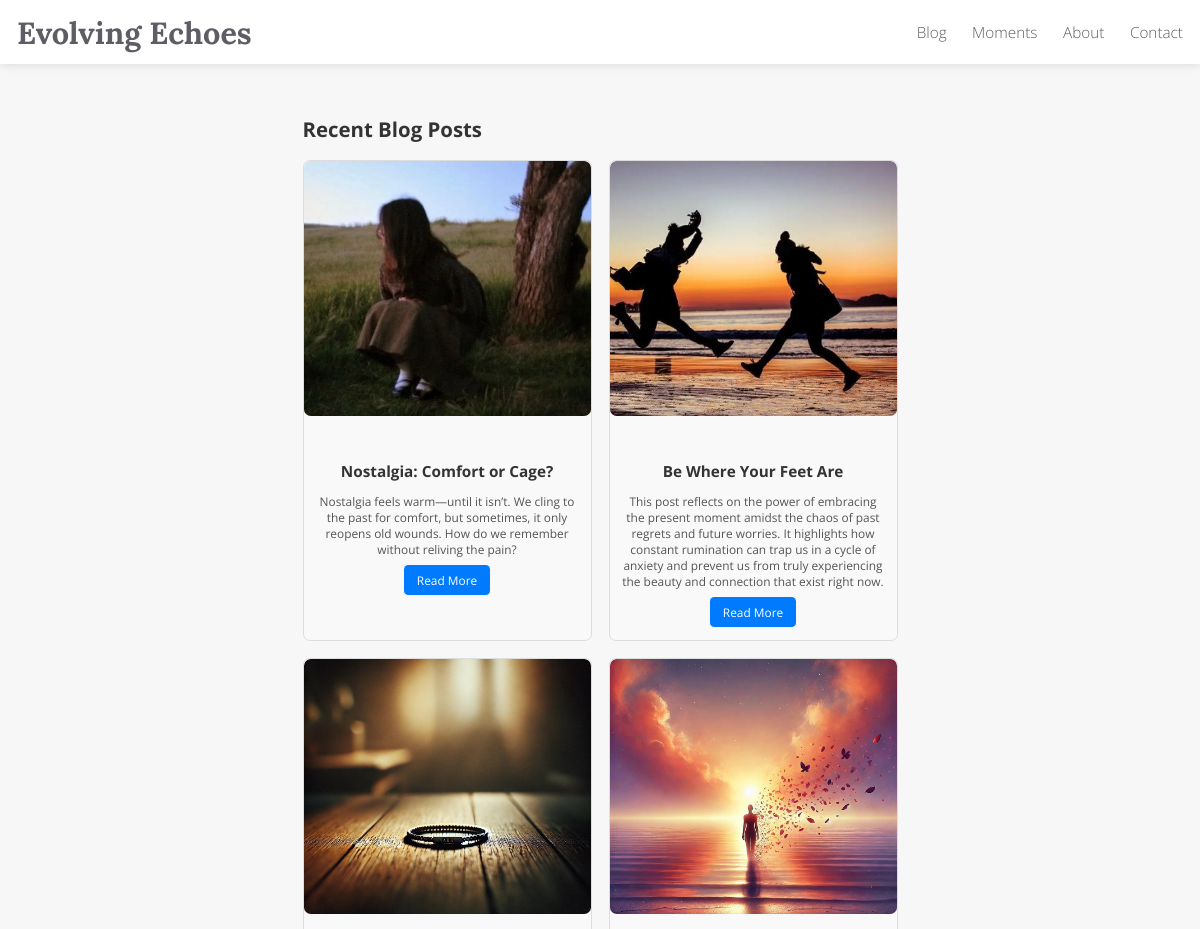
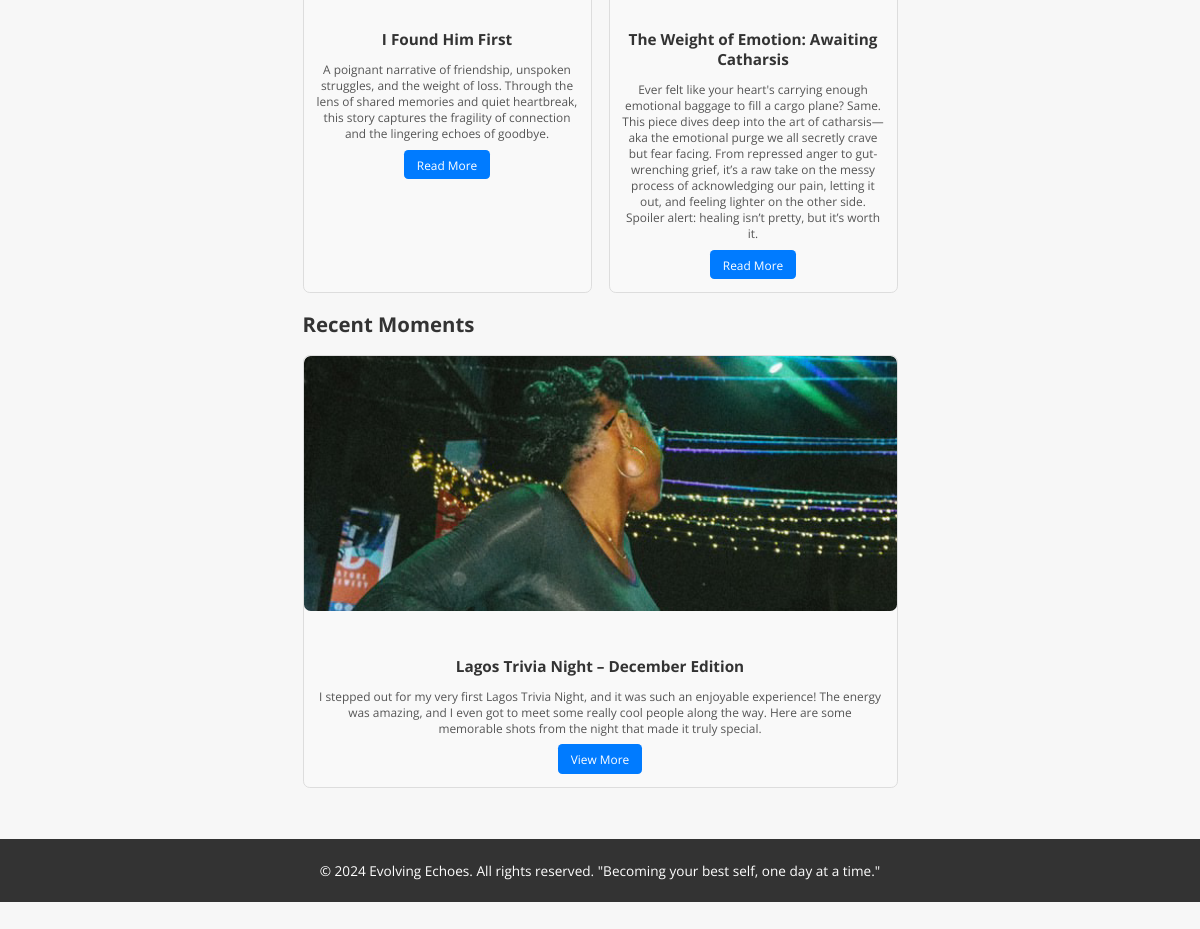
The page / on the database its author committed (2 pictures, top to bottom).
### blog/models.py (models this page shows, shortened)
class Post(models.Model):
    title = models.CharField(max_length=200)
    content = models.TextField()
    summary = models.TextField(default="Default summary")
    date_created = models.DateTimeField(auto_now_add=True)
    image = models.ImageField(upload_to='blog_images/', blank=True, null=True)
    youtube_link = models.URLField(blank=True, null =True)
    song_title = models.CharField(max_length=200, null=True, blank=True)  # Song title and artist
    song_message = models.TextField(null=True, blank=True)  # Custom message for the song section

class Moment(models.Model):
    title = models.CharField(max_length=100)
    description = models.TextField(blank=True, null=True)
    date_created = models.DateTimeField(auto_now_add=True)
    category = models.CharField(max_length=50, blank=True, null=True)  # Optional

class MomentMedia(models.Model):
    moment = models.ForeignKey(Moment, related_name='media', on_delete=models.CASCADE)
    file = models.FileField(upload_to='moments_media/')
    is_video = models.BooleanField(default=False)  # Flag to differentiate videos from images

### blog/views.py (the view)
# urls.py: path('', views.home, name='home'),
def home(request):
    recent_posts = Post.objects.order_by('-date_created')[:4]  # Get the 3 most recent blog posts
    recent_moments = Moment.objects.order_by('-date_created')[:3]  # Get the 3 most recent moments
    return render(request, 'blog/home.html', {'recent_posts': recent_posts, 'recent_moments': recent_moments})

### blog/templates/blog/home.html (shortened to what this page needs)
{% extends 'blog/base.html' %}
{% block content %}
<h2>Recent Blog Posts</h2>
<div class="recent-posts-grid">
    {% for post in recent_posts %}
    <div class="post-item">
        {% if post.image %}
        <img src="{{ post.image.url }}" alt="{{ post.title }}" class="post-image">
        {% endif %}
        <div class="post-content">
            <h3>{{ post.title }}</h3>
            <p>{{ post.summary}}</p>
            <a href="{% url 'post_detail' post.id %}" class="btn">Read More</a>
        </div>
    </div>
    {% empty %}
    <p>No recent blog posts available.</p>
    {% endfor %}
</div>
<h2>Recent Moments</h2>
<div class="recent-moments-grid">
    {% for moment in recent_moments %}
    <div class="moment-item">
        {% if moment.media.first %}
            <img src="{{ moment.media.first.file.url }}" alt="{{ moment.title }}" class="post-image">
            {% else %}
            <img src="/static/images/placeholder.jpg" alt="Placeholder">
            {% endif %}
        <div class="moment-content">
            <h3>{{ moment.title }}</h3>
            <p>{{ moment.description }}</p>
            <a href="{% url 'moment_detail' moment.id %}" class="btn">View More</a>
        </div>
    </div>
    {% empty %}
    <p>No recent moments available.</p>
    {% endfor %}
</div>
{% endblock %}

### blog/static/css/styles.css (style rules this page uses)
body { font-family: 'Open Sans', sans-serif; background-color: #f7f7f7; color: #333; display: flex; flex-direction: column; min-height: 100vh; margin: 0; zoom: 0.85; }
.post-image { width: 100%; height: auto; object-fit: contain; border-radius: 8px; margin-bottom: 15px; }
.recent-posts-grid, .recent-moments-grid { display: grid; grid-template-columns: repeat(auto-fit, minmax(300px, 1fr)); gap: 20px; margin: 20px 0; }
.post-item, .moment-item { border: 1px solid #ddd; border-radius: 8px; overflow: hidden; background-color: #f9f9f9; transition: transform 0.2s ease-in-out; }
.post-image, .moment-image { width: 100%; height: 300px; object-fit: cover; }
.post-content, .moment-content { padding: 15px; text-align: center; }
.post-content h3, .moment-content h3 { font-size: 18px; margin-bottom: 10px; color: #333; }
.post-content p, .moment-content p { font-size: 14px; color: #555; margin-bottom: 10px; }
.btn { display: inline-block; padding: 8px 15px; background-color: #007BFF; color: white; text-decoration: none; border-radius: 5px; font-size: 14px; }

### rows shown on the page
Post: image (picture), title "Nostalgia: Comfort or Cage?", summary "Nostalgia feels warm—until it isn’t. We cling to the past for comfort, but sometimes, it only reopens old wounds. How do we remember without reliving the pain?"
Post: image (picture), title "Be Where Your Feet Are", summary "This post reflects on the power of embracing the present moment amidst the chaos of past regrets and future worries. It highlights how constant rumination can trap us in a cycle of anxiety and prevent us from truly experiencing the beauty and connection that exist right now."
Post: image (picture), title "I Found Him First", summary "A poignant narrative of friendship, unspoken struggles, and the weight of loss. Through the lens of shared memories and quiet heartbreak, this story captures the fragility of connection and the lingering echoes of goodbye."
Post: image (picture), title "The Weight of Emotion: Awaiting Catharsis", summary "Ever felt like your heart's carrying enough emotional baggage to fill a cargo plane? Same. This piece dives deep into the art of catharsis—aka the emotional purge we all secretly crave but fear facing. From repressed anger to gut-wrenching grief, it’s a raw take on the messy process of acknowledging our pain, letting it out, and feeling lighter on the other side. Spoiler alert: healing isn’t pretty, but it’s worth it."
Moment: media.first.file (picture), title "Lagos Trivia Night – December Edition", description "I stepped out for my very first Lagos Trivia Night, and it was such an enjoyable experience! The energy was amazing, and I even got to meet some really cool people along the way. Here are some memorable shots from the night that made it truly special."
